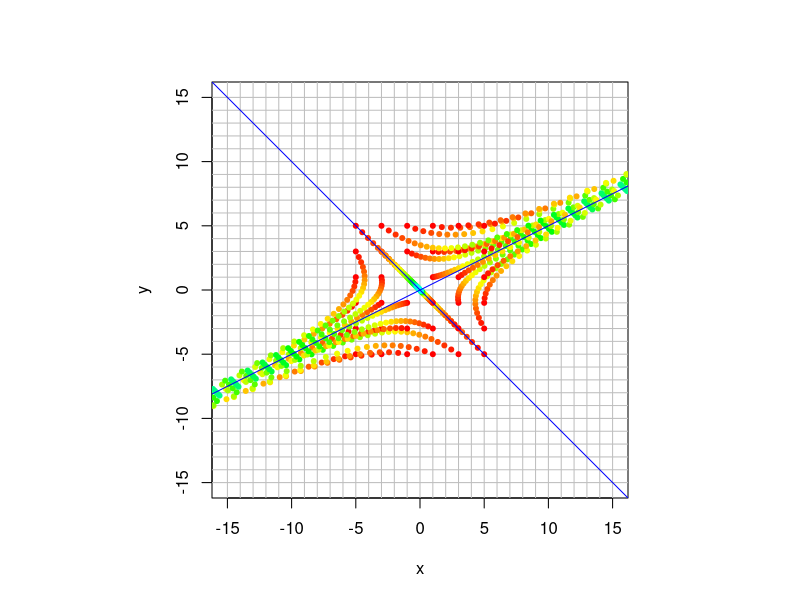
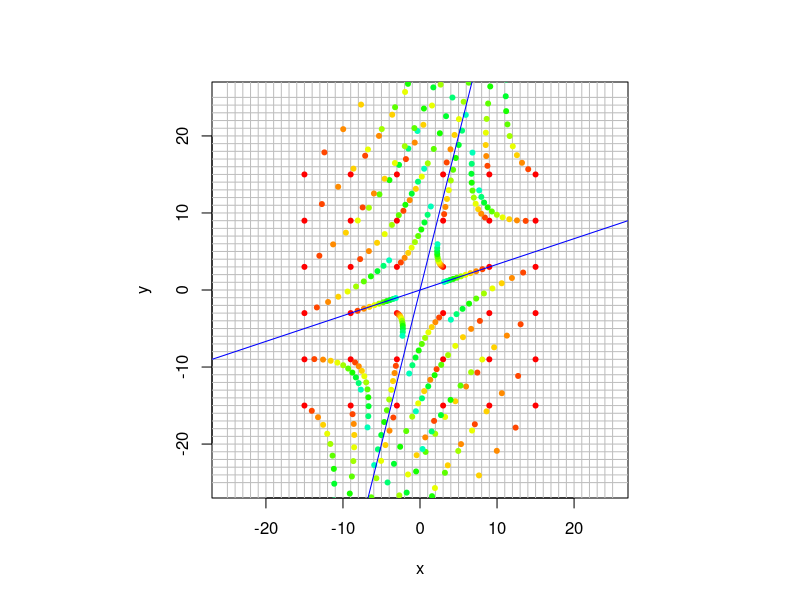
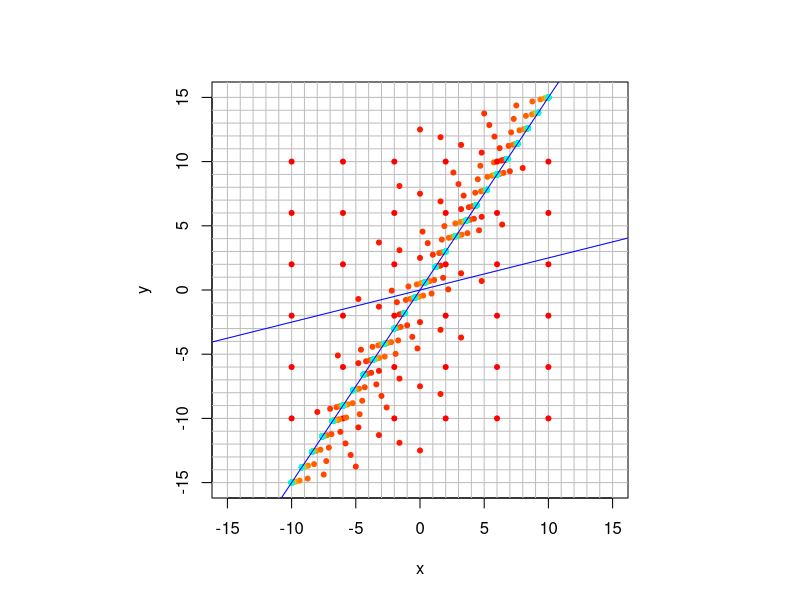
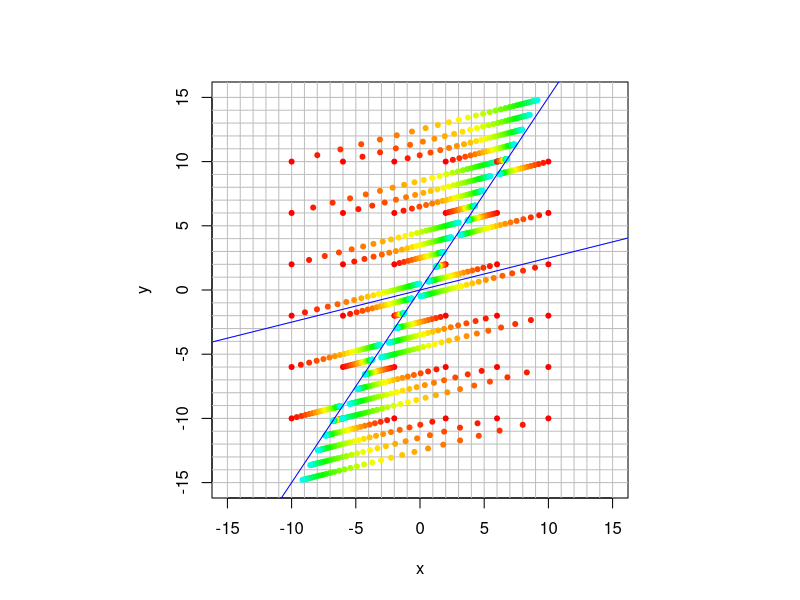
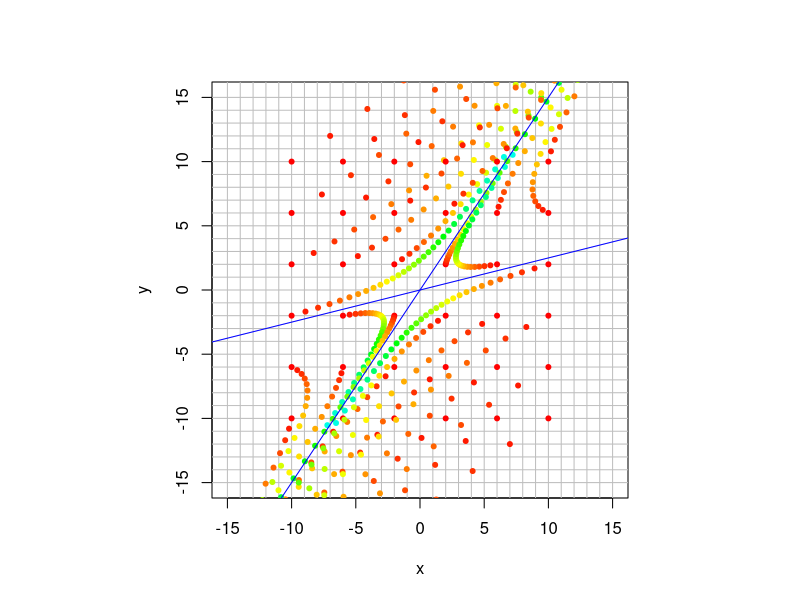
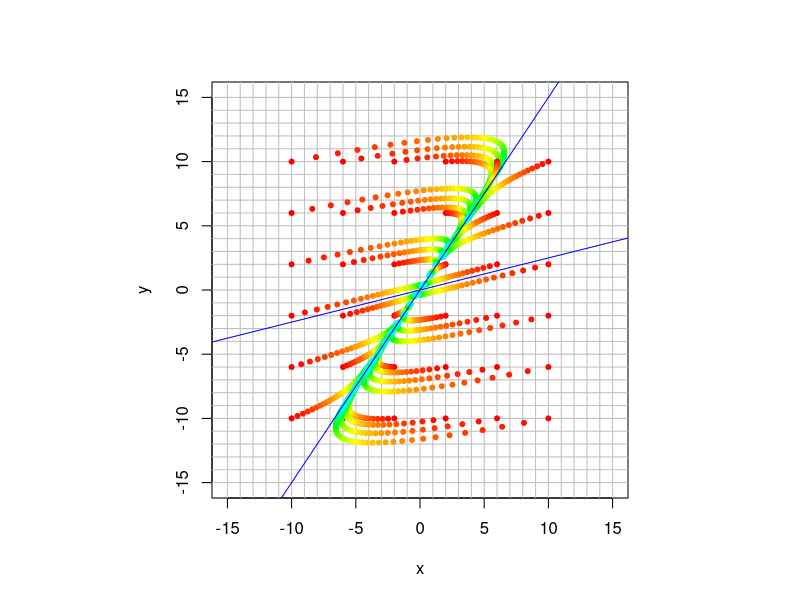
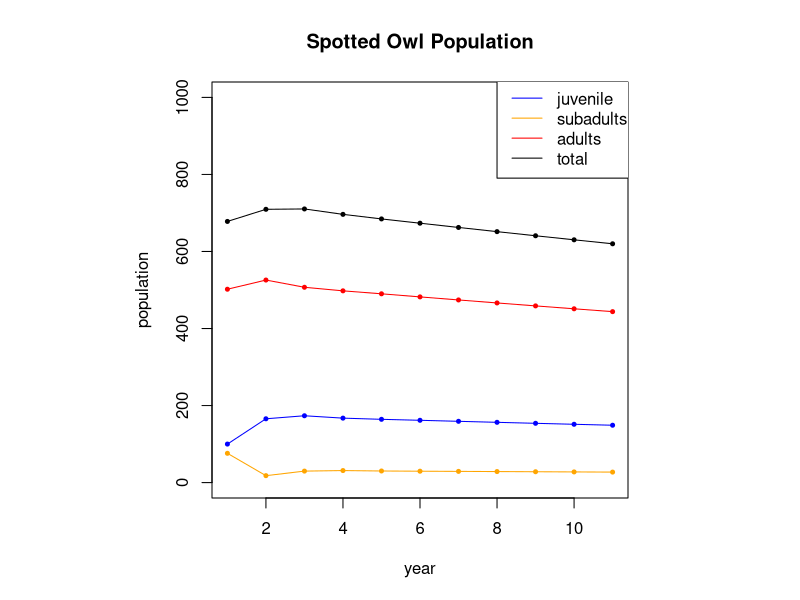
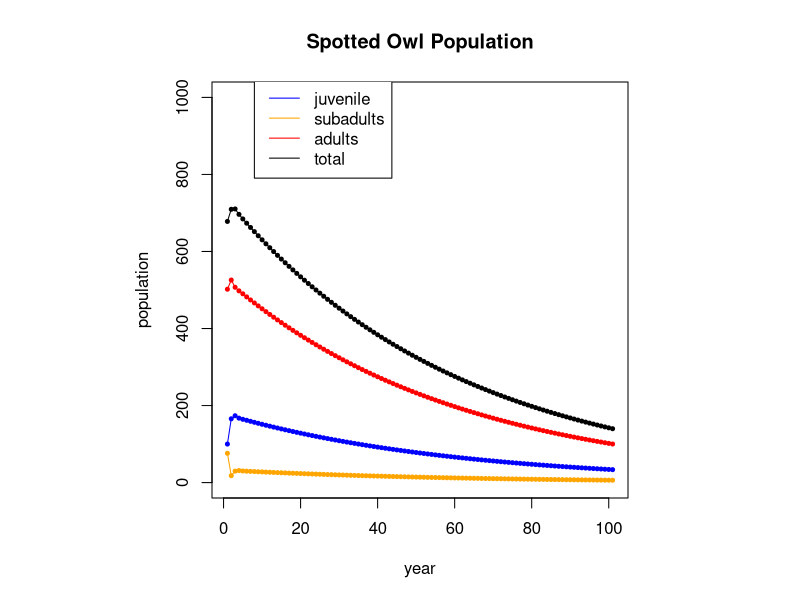

These figures' R source, in order:
## ---- chunk 1
(A =  cbind(c(-14,-20,-23),c(13,19,19),c(-2,-2,1)))
## ---- chunk 2
eigen(A)
## ---- chunk 3
vals = eigen(A)$values
vecs = eigen(A)$vectors
## ---- chunk 4
lambda1 = vals[1]
v1 = vecs[,1]
A %*% v1
lambda1 * v1
## ---- chunk 5
v1 = v1/sum(v1)
v1
## ---- chunk 6
(A = cbind(c(-5,-6,-7),c(6,7,8),c(-2,-2,-2)))
vals = eigen(A)$values
vals
vecs = eigen(A)$vectors
vecs
solve(vecs) %*% A %*% vecs
## ---- chunk 7
zapsmall(solve(vecs) %*% A %*% vecs)
## ---- chunk 8
B = cbind(c(3,-1,2),c(-1,3,2),c(2,2,0))
eigen(B)
vals = eigen(B)$values
vecs = eigen(B)$vectors
zapsmall(solve(vecs) %*% B %*% vecs)
## ---- chunk 9
C = cbind(c(3,-1,1),c(2,2,1),c(1,1,2))
eigen(C)
## ---- chunk 10
get_traj <- function(mat, x0, num) {
  traj = cbind(x0) 
  num
  for (i in 1:num) {
    traj = cbind(traj, mat %*% traj[,dim(traj)[2]])
    traj
  }
  return(traj)
}

plot_traj <- function(mat, x0, num) {
  traj = get_traj(mat,x0,num)
  points(traj[1,],traj[2,], pch=20, col=rainbow(length(traj)))
}

trajectory_plot <- function(mat, t=20, datamax=5, plotmax=10, numpoints=10, showEigenspaces=TRUE) {
  # initialize plot
  par(pty = "s")
  plot(c(0),c(0),type="n",
       xlim=c(-plotmax,plotmax),ylim=c(-plotmax,plotmax),
       xlab='x', ylab='y')
  abline(h=-plotmax:plotmax, v=-plotmax:plotmax, col="gray")
  mygrid <- expand.grid(x=seq(from = -datamax, by = 2*datamax/numpoints, l = numpoints+1),
                      y=seq(from =  -datamax, by = 2*datamax/numpoints, l = numpoints+1))
  for (i in 1:dim(mygrid)[1]) {
    plot_traj(mat,c(mygrid[i,1],mygrid[i,2]),t)
  }
  if (showEigenspaces) {
    eigen = eigen(mat)
    v1 = zapsmall(eigen$vectors[,1])
    v2 = zapsmall(eigen$vectors[,2])
    if (! class(v1[1]) == "complex") {
      if (v1[1] == 0) {abline(v=0)} else {
        abline(a=0,b=v1[2]/v1[1], col="blue")} 
      if (v2[1] == 0) {abline(v=0)} 
      else {abline(a=0,b=v2[2]/v2[1], col="blue")
      }   
    }
  }
}
## ---- chunk 11
A = 1/30 * cbind(c(31,2),c(4,29)) # the population dynamics matrix
x0 = c(5,-2) # the inital value
N = 8  # iterate N=10 times
X = matrix(0,nrow=nrow(A),ncol=N+1) # initialize an all 0 matrix to store values in
X[,1] = x0 # the first column is the initial population
for (i in 2:(N+1)) {  # loopn from 2 to N+1
  X[,i] = A %*% X[,i-1] # Apply A to column i-1 and put the value in column i
}
X # display the table
## ---- chunk 12
A = 1/30 * cbind(c(31,2),c(4,29))
trajectory_plot(A, t=30, datamax=5, plotmax=15, numpoints=5)
## ---- chunk 13
eigen(A)
## ---- chunk 14
A = 1/110 * cbind(c(97,-8),c(6,123)) # the population dynamics matrix
x0 = c(1,15) # the inital value
N = 8  # iterate N=10 times
X = matrix(0,nrow=nrow(A),ncol=N+1) # initialize an all 0 matrix to store values in
X[,1] = x0 # the first column is the initial population
for (i in 2:(N+1)) {  # loop from 2 to N+1
  X[,i] = A %*% X[,i-1] # Apply A to column i-1 and put the value in column i
}
X # display the table
## ---- chunk 15
eigen(A)
## ---- chunk 16
A = 1/110 * cbind(c(97,-8),c(6,123))
trajectory_plot(A, t=10, datamax=15, plotmax=25, numpoints=5)
## ---- chunk 17
A = rbind(c(0.4, 0.4), c(-0.15, 1.1))
eigen(A)
## ---- chunk 18
trajectory_plot(A, t=30, datamax=10, plotmax=15, numpoints=5)
## ---- chunk 19
A = rbind(c(0.88, 0.08), c(-0.03, 1.02))
eigen(A)
trajectory_plot(A, t=30, datamax=10, plotmax=15, numpoints=5)
## ---- chunk 20
A = rbind(c(0.86, 0.16), c(-0.06, 1.14))
eigen(A)
trajectory_plot(A, t=30, datamax=10, plotmax=15, numpoints=5)
## ---- chunk 21
A = rbind(c(0.882, 0.072), c(-0.027, 1.008))
eigen(A)
trajectory_plot(A, t=50, datamax=10, plotmax=15, numpoints=5)
## ---- chunk 22
A = cbind(c(0,0.18,0),c(0,0,.71),c(0.33,0,0.94)) # the population dynamics matrix
x0 = c(100,76,502) # the inital value
N = 10  # iterate N=10 times
X = matrix(0,nrow=nrow(A),ncol=N+1) # initialize an all 0 matrix to store values in
X[,1] = x0 # the first column is the initial population
for (i in 2:(N+1)) {  # loopn from 2 to N+1
  X[,i] = A %*% X[,i-1] # Apply A to column i-1 and put the value in column i
}
X # display the table
## ---- chunk 23
tot = X[1,] + X[2,] + X[3,]
t = seq(1,N+1)
plot(t,X[1,],type='l',col='blue',ylim=c(0,1000),ylab="population",xlab="year",main="Spotted Owl Population")
points(t,X[1,],col='blue',pch=20,cex=.8)
lines(t,X[2,],col='orange')
points(t,X[2,],col='orange',pch=20,cex=.8)
lines(t,X[3,],col='red')
points(t,X[3,],col='red',pch=20,cex=.8)
points(t,tot,col='black',pch=20,cex=.8)
lines(t,tot,col='black')
legend(8, 1050, legend=c("juvenile", "subadults", "adults","total"), col=c('blue','orange','red','black'), lty=1)
## ---- chunk 24
A = cbind(c(0,0.18,0),c(0,0,.71),c(0.33,0,0.94)) # the population dynamics matrix
x0 = c(100,76,502) # the inital value
N = 100  # iterate N times
X = matrix(0,nrow=nrow(A),ncol=N+1) # initialize an all 0 matrix to store values in
X[,1] = x0 # the first column is the initial population
for (i in 2:(N+1)) {  # loopn from 2 to N+1
  X[,i] = A %*% X[,i-1] # Apply A to column i-1 and put the value in column i
}
tot = X[1,] + X[2,] + X[3,]
t = seq(1,N+1)
plot(t,X[1,],type='l',col='blue',ylim=c(0,1000),ylab="population",xlab="year",main="Spotted Owl Population")
points(t,X[1,],col='blue',pch=20,cex=.8)
lines(t,X[2,],col='orange')
points(t,X[2,],col='orange',pch=20,cex=.8)
lines(t,X[3,],col='red')
points(t,X[3,],col='red',pch=20,cex=.8)
points(t,tot,col='black',pch=20,cex=.8)
lines(t,tot,col='black')
legend(8, 1050, legend=c("juvenile", "subadults", "adults","total"), col=c('blue','orange','red','black'), lty=1)
## ---- chunk 25
eigen(A)
## ---- chunk 26
v1 = eigen(A)$vectors[,1] # get the first eigenvector
v1 = Re(v1) # drop the imaginary part
v1/sum(v1)  # scale it to sum to 1
## ---- chunk 27
A = cbind(c(0,0.26,0),c(0,0,.71),c(0.33,0,0.94))
eigen(A)
## ---- chunk 28
A = cbind(c(0,0.26,0),c(0,0,.71),c(0.33,0,0.94)) # the population dynamics matrix
x0 = c(100,76,502) # the inital value
N = 100  # iterate N times
X = matrix(0,nrow=nrow(A),ncol=N+1) # initialize an all 0 matrix to store values in
X[,1] = x0 # the first column is the initial population
for (i in 2:(N+1)) {  # loopn from 2 to N+1
  X[,i] = A %*% X[,i-1] # Apply A to column i-1 and put the value in column i
}
tot = X[1,] + X[2,] + X[3,]
t = seq(1,N+1)
plot(t,X[1,],type='l',col='blue',ylim=c(0,1000),ylab="population",xlab="year",main="Spotted Owl Population")
points(t,X[1,],col='blue',pch=20,cex=.8)
lines(t,X[2,],col='orange')
points(t,X[2,],col='orange',pch=20,cex=.8)
lines(t,X[3,],col='red')
points(t,X[3,],col='red',pch=20,cex=.8)
points(t,tot,col='black',pch=20,cex=.8)
lines(t,tot,col='black')
legend(8, 1050, legend=c("juvenile", "subadults", "adults","total"), col=c('blue','orange','red','black'), lty=1)
## ---- chunk 29
A = cbind(c(0,0.18,0),c(0,0,.71),c(0.33,0,0.94)) # the population dynamics matrix
x0 = c(70,600,8) # the inital value
N = 20  # iterate N times
X = matrix(0,nrow=nrow(A),ncol=N+1) # initialize an all 0 matrix to store values in
X[,1] = x0 # the first column is the initial population
for (i in 2:(N+1)) {  # loopn from 2 to N+1
  X[,i] = A %*% X[,i-1] # Apply A to column i-1 and put the value in column i
}
tot = X[1,] + X[2,] + X[3,]
## ---- chunk 30
t = seq(1,N+1)
plot(t,X[1,],type='l',col='blue',ylim=c(0,1000),ylab="population",xlab="year",main="Spotted Owl Population")
points(t,X[1,],col='blue',pch=20,cex=.8)
lines(t,X[2,],col='orange')
points(t,X[2,],col='orange',pch=20,cex=.8)
lines(t,X[3,],col='red')
points(t,X[3,],col='red',pch=20,cex=.8)
points(t,tot,col='black',pch=20,cex=.8)
lines(t,tot,col='black')
legend(8, 1050, legend=c("juvenile", "subadults", "adults","total"), col=c('blue','orange','red','black'), lty=1)
## ---- chunk 31
F = cbind(c(0,1),c(1,1)) # the population dynamics matrix
x0 = c(0,1) # the inital value
N = 11  # iterate N times
X = matrix(0,nrow=nrow(F),ncol=N+1) # initialize an all 0 matrix to store values in
X[,1] = x0 # the first column is x_1
for (i in 2:(N+1)) {  # loopn from 2 to N+1
  X[,i] = F %*% X[,i-1] # Apply A to column i-1 and put the value in column i
}
X 
## ---- chunk 32
g = (1 + sqrt(5))/2
gb = (1 - sqrt(5))/2
c(g,gb)
## ---- chunk 33
n = 10
1/sqrt(5)*g^n - 1/sqrt(5)*gb^n
## ---- chunk 34
n = 58
1/sqrt(5)*g^n - 1/sqrt(5)*gb^n
